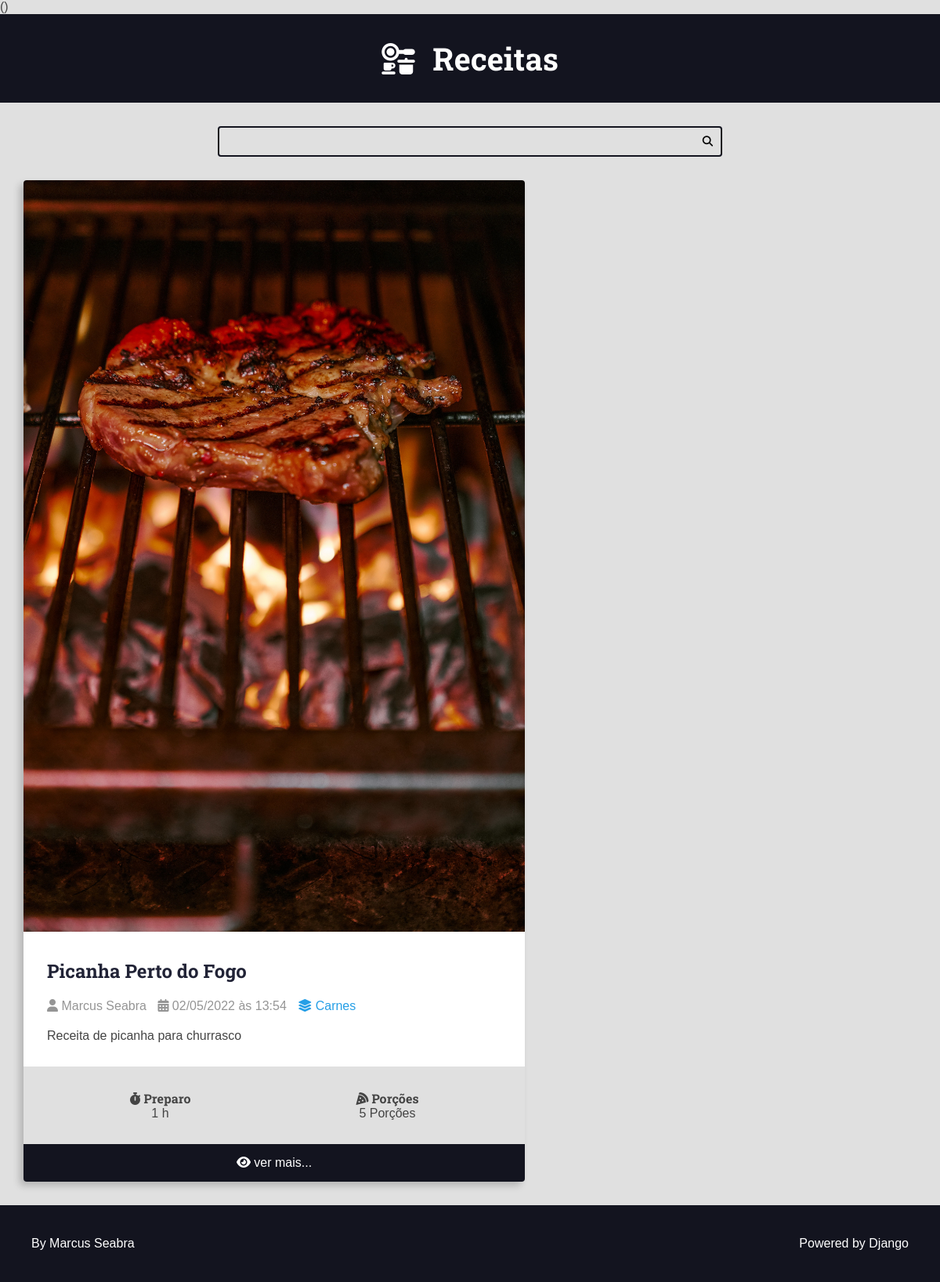
/recipes/category/5/, run on the app's committed database.
### recipes/models.py (models this page shows, shortened)
class Recipe (models.Model):
    title = models.CharField(max_length=65)
    description = models.CharField(max_length=165)
    slug = models.SlugField()
    preparation_time = models.IntegerField()
    preparation_time_unit = models.CharField(max_length=65)
    servings = models.IntegerField()
    servings_unit = models.CharField(max_length=65)
    preparation_steps = models.TextField()
    preparation_steps_is_html = models.BooleanField(default=False)
    created_at = models.DateTimeField(auto_now_add=True)
    updated_at = models.DateTimeField(auto_now=True)
    is_published = models.BooleanField(default=False)
    cover = models.ImageField(upload_to='recipes/covers/%Y/%m/%d/')
    category = models.ForeignKey(
        Category, on_delete=models.SET_NULL, null=True, blank=True, default=None)
    user = models.ForeignKey(
        User, on_delete=models.SET_NULL, null=True)

class Category(models.Model):
    name = models.CharField(max_length=65)

### recipes/views.py (the view)
# urls.py: path('recipes/category/<int:category_id>/',
def category(request, category_id):
    recipes = Recipe.objects.filter(
        category__id=category_id, is_published=True).order_by("-id")
    recipes = get_list_or_404(
        Recipe.objects.filter(category__id=category_id,
                              is_published=True).order_by("-id"))
    return render(request, "recipes/pages/category.html", context={
        "recipes": recipes,
        "title": f'{recipes[0].category.name}'})

### recipes/templates/recipes/pages/category.html (shortened to what this page needs)
{% extends 'global/base.html' %}
{% block content %}
    <div class="main-content main-content-list container">
        {% for  recipe in  recipes %}
            {% include "recipes/partials/recipe.html" %}
        {% endfor %}
    </div>
{% endblock content %}

### recipes/templates/recipes/partials/recipe.html (shortened to what this page needs)
<div class="recipe recipe-list-item">
    <div class="recipe-cover">
        <a href=" {% url 'recipes:recipe' recipe.id %}">
            <img src="{{ recipe.cover.url }}" alt="Temporário">
        </a>
    </div>
    <div class="recipe-title-container">
        <a href="{% url 'recipes:recipe' recipe.id %}">
            <h2>{{ recipe.title }}</h2>
        </a>
    </div>
    <div class="recipe-author">
        <span class="recipe-author-item">
            <i class="fas fa-user"></i>
            {% if  recipe.user.first_name%}
                {{ recipe.user.first_name }} {{ recipe.user.last_name }}
            {% else %}
                {{ recipe.user.username }}
            {% endif %}
        </span>
        <span class="recipe-author-item">
            <i class="fas fa-calendar-alt"></i>
            {{ recipe.created_at|date:"SHORT_DATE_FORMAT" }} às {{ recipe.created_at|date:"H:i" }}
        </span>
        <span class="recipe-author-item">
            {% if  recipe.category is not None %}
                <a href="{%url 'recipes:category' recipe.category.id %}">
                    <i class="fas fa-layer-group"></i>
                    <span>{{ recipe.category.name }} </span>
                </a>
            {% endif %}
        </span>
    </div>
    <div class="recipe-content">
        <p>{{ recipe.description }}</p>
    </div>
    <div class="recipe-meta-container">
        <div class="recipe-meta recipe-preparation">
            <h3 class="recipe-meta-title"><i class="fas fa-stopwatch"></i> Preparo</h3>
            <div class="recipe-meta-text">
                {{ recipe.preparation_time }} {{ recipe.preparation_time_unit }}
            </div>
        </div>
        <div class="recipe-meta recipe-servings">
            <h3 class="recipe-meta-title"><i class="fas fa-pizza-slice"></i> Porções</h3>
            <div class="recipe-meta-text">
                {{ recipe.servings }} {{ recipe.servings_unit }}
            </div>
        </div>
    </div>
    {% if is_detail_page is not True %}
    <footer class="recipe-footer">
        <a class="recipe-read-more button button-dark button-full-width" href="{% url 'recipes:recipe' recipe.id %}">
            <i class="fas fa-eye"></i>
            <span>ver mais...</span>
        </a>
    </footer>
    {% else %}
    <div class="preparation-steps">
        {{ recipe.preparation_steps|linebreaksbr }}
    </div>
    {% endif %}
</div>

### recipes/static/recipes/css/styles.css (style rules this page uses)
:root { --color-primary: #269fe6; --color-primary-hover: #2086c2; --color-primary-dark: #13141f; --color-primary-dark-hover: #212336; --color-primary-light: #d4ecfa; --color-primary-light-hover: #bdd8e7; --color-white: #fff; --color-black: #000; --color-dark-text: #444; --color-info-light: #cce5ff; --color-debug-light: #cce5ff; --color-success-light: #d4edda; --color-alert-light: #fff3cd; --color-warning-light: #fff3cd; --color-error-light: #f8d7da; --color-info-dark: #4d86c4; --color-debug-dark: #4d86c4; --color-success-dark: #4a9c5d; --color-alert-dark: #927f40; --color-warning-dark: #927f40; --color-error-dark: #da525d; --color-gray-0: #f9f9f9; --color-gray-1: #e0e0e0; --color-gray-2: #c7c7c7; --color-gray-3: #aeaeae; --color-gray-4: #959595; --color-gray-5: #7d7d7d; --color-gray-6: #646464; --color-gray-7: #4b4b4b; --color-gray-8: #323232; --color-gray-9: #191919; --font-primary: sans-serif; --font-headings: 'Roboto Slab', serif; --spacing-gutter-medium: 3rem; --spacing-gutter-large: 4rem; }
* { padding: 0; margin: 0; box-sizing: "border-box"; }
html { font-size: 62.5%; }
body { font-size: 1.6rem; font-family: var(--font-primary); background: var(--color-gray-1); color: var(--color-dark-text); }
h1, h2, h3, h4, h5, h6 { font-family: var(--font-headings); }
.container { max-width: 144rem; margin: 0 auto; padding: var(--spacing-gutter-medium); }
.main-content { padding-top: 0; }
.main-content-list { display: grid; grid-template-columns: repeat(auto-fit, minmax(34rem, 1fr)); gap: var(--spacing-gutter-large); }
.recipe { background: var(--color-white); box-shadow: -5px 5px 10px rgba(0, 0, 0, .2); transform: scale(1); transition: all 300ms ease-in-out; border-radius: .4rem; overflow: hidden; }
.recipe img { max-width: 100%; }
.recipe-list-item { max-width: 64rem; height: fit-content; }
.recipe-title-container { padding: var(--spacing-gutter-medium); padding-bottom: 2rem; }
.recipe-title-container a { text-decoration: none; color: var(--color-primary-dark-hover); }
.recipe-author { padding: 0 var(--spacing-gutter-medium); }
.recipe-author a { color: var(--color-primary); transition: all 300ms ease-in-out; text-decoration: none; }
.recipe-author-item { color: var(--color-gray-4); padding-right: 1rem; }
.recipe-content { padding: var(--spacing-gutter-medium); padding-top: 2rem; }
.recipe-meta-container { display: flex; flex-flow: row wrap; padding: var(--spacing-gutter-medium); background: var(--color-gray-1); }
.recipe-meta { display: flex; flex-flow: column nowrap; flex-shrink: 1; flex-grow: 1; text-align: center; }
.recipe-meta-title { font-size: 1.6rem; }
.recipe-footer a { background: var(--color-primary-dark); display: block; color: var(--color-white); text-decoration: none; text-align: center; padding: 1.5rem var(--spacing-gutter-medium); transition: all 300ms ease-in-out; }

### data on the page
Recipe: cover (picture), title "Picanha Perto do Fogo", user.first_name "Marcus", user.last_name "Seabra", created_at "02/05/2022", created_at "13:54", category.name "Carnes", description "Receita de picanha para churrasco", preparation_time "1", preparation_time_unit "h", servings "5", servings_unit "Porções"
